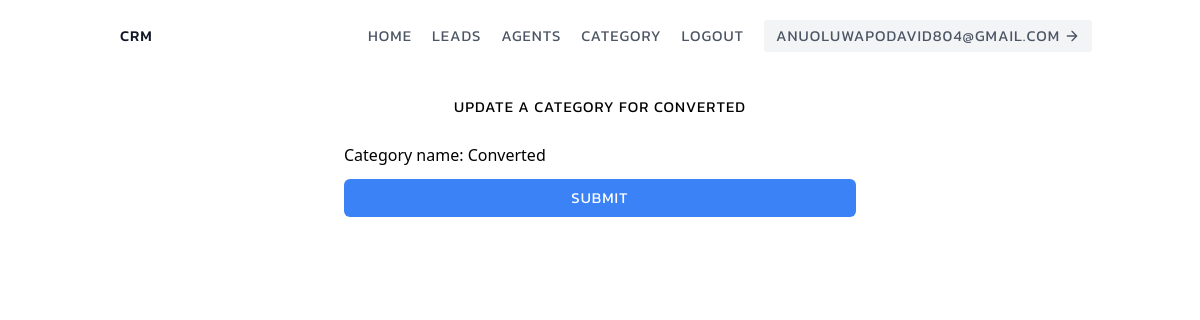
/category/category_updateform/1/ (signed in), run on the app's committed database.
### Leads/models.py (models this page shows, shortened)
class User(AbstractUser):
    is_orgarnizer = models.BooleanField(default=True)
    is_agent = models.BooleanField(default=False)

class UserCategory(models.Model):
    category_name = models.CharField(max_length=150)
    category_profile = models.ForeignKey(UserProfile,on_delete=models.CASCADE)

### Category/views.py (the view, shortened to what this page needs)
# urls.py: path('category_updateform/<int:pk>/',views.CategoryFormUpdate.as_view(), name='category_updateform'),
class CategoryFormUpdate(OrgarnizerCheckLoginRequiredMixin,generic.UpdateView):
    template_name = 'Category/category_updateform.html'
    form_class = CreateCategoryForm
    context_object_name = 'category_updateform'
    def get_queryset(self):
        user = self.request.user
        if user.is_orgarnizer:
            queryset = UserCategory.objects.filter(category_profile = user.userprofile)
        else:
            queryset = UserCategory.objects.filter(category_profile = user.useragent.profile_agent)
        return queryset

### Category/forms.py
class CreateCategoryForm(forms.ModelForm):
    class Meta:
        model = UserCategory
        fields = ['category_name']

### Agents/mixins.py (called while the page is built)
    def dispatch(self, request, *args, **kwargs):
        if not request.user.is_authenticated or not request.user.is_orgarnizer:
            return redirect('lead_list')
        return super(OrgarnizerCheckLoginRequiredMixin,self).dispatch(request, *args, **kwargs)

### Category/templates/Category/category_updateform.html (shortened to what this page needs)
{% extends 'Leads/base.html' %}
{% load tailwind_filters %}
{% block content %}
<br>
    <div class="max-w-lg mx-auto">
    <h4 class="font text-center">Update A Category for {{category_updateform.category_name}}</h4>
    <br>
            <div class="lead">
                <form action="" method="POST">
                    {{form|crispy}}
                    <button type="submit" class="text-white w-full bg-blue-500 hover:bg-blue-600 px-5 py-2 mt-3 font rounded-md">
                        Submit
                    </button>
                </form>
            </div>
        </div>
{% endblock content %}

### Leads/templates/Leads/navbar.html (shortened to what this page needs)
<header class="text-gray-600 body-font">
    <div class="container mx-auto flex flex-wrap p-5 flex-col md:flex-row items-center">
        <a class="flex title-font font-medium items-center text-gray-900 mb-4 md:mb-0">
            <span class="ml-3 font">CRM</span>
        </a>
        <nav class="md:ml-auto flex flex-wrap items-center text-base justify-center">
          {% if user.is_authenticated %}
            <a href="{% url 'landing_page' %}" class="mr-5 font">Home</a>
            <a href="{% url 'lead_list' %}" class="mr-5 font">Leads</a>
            {% if request.user.is_orgarnizer %}
            <a href="{% url 'agent_list' %}" class="mr-5 font">Agents</a>
            {% endif %}
            <a href="{% url 'category_list' %}" class="mr-5 font">Category</a>
            <a href="{% url 'logout' %}" class="mr-5 font">LogOut</a>
            <span class="inline-flex items-center bg-gray-100 border-0 py-1 px-3 focus:outline-none hover:bg-gray-200 rounded text-base mt-4 md:mt-0 font">{{user.email}}
              <svg fill="none" stroke="currentColor" stroke-linecap="round" stroke-linejoin="round" stroke-width="2" class="w-4 h-4 ml-1" viewBox="0 0 24 24">
                <path d="M5 12h14M12 5l7 7-7 7"></path>
              </svg>
            </span>
      {% endif %}
    </nav>
    </div>
</header>

### Leads/static/Leads/css/main.css (style rules this page uses)
.font { font-family: 'Kanit', sans-serif !important; text-transform:uppercase; letter-spacing:1px; font-size:15px; }

### data on the page
User: email "ANUOLUWAPODAVID804@GMAIL.COM"
UserCategory: category_name "CONVERTED", category_name "Converted"
